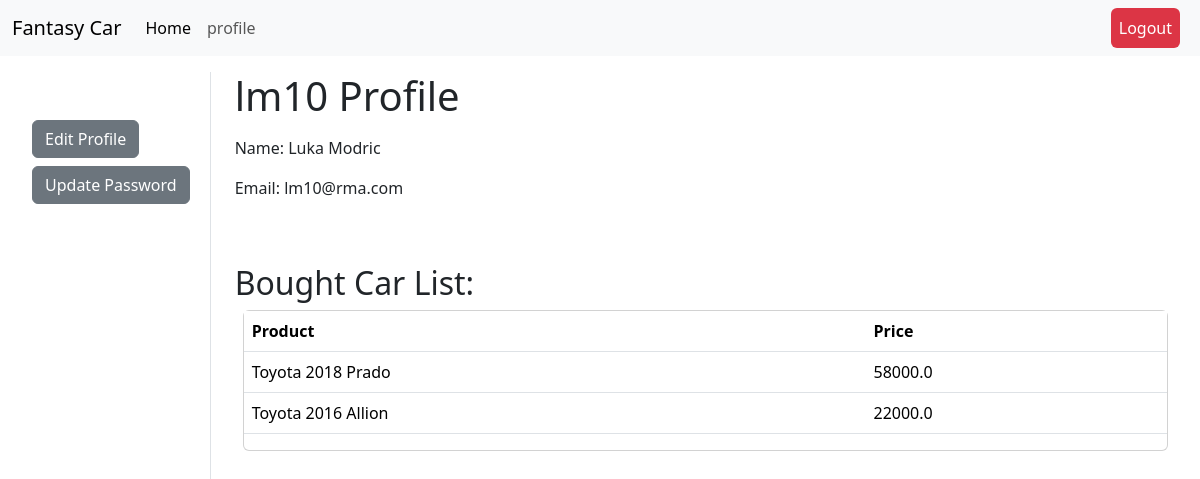
The app's page /user/profile/ (signed in) with its own data.
### purchase/models.py (models this page shows, shortened)
class Purchase(models.Model):
      user = models.ForeignKey(User, on_delete=models.CASCADE)
      product = models.ForeignKey(CarModel, on_delete = models.CASCADE)
      purchase_date = models.DateTimeField(auto_now_add = True)
      quantity = models.IntegerField(default = 1)
      total_price = models.FloatField()

### car_details/models.py (models this page shows, shortened)
class CarModel(models.Model):
      brand = models.ForeignKey(Brand, on_delete = models.CASCADE)
      model_name = models.CharField(max_length = 30)
      model_year = models.IntegerField()
      color = models.CharField(max_length = 20, blank=True)
      car_details = models.TextField()
      price = models.FloatField()
      quantity = models.IntegerField(null = True, blank = True)
      image = models.ImageField(upload_to = car_image_upload, blank = False, null = False)
      slug = models.SlugField(max_length = 255, unique = True, null = True, blank = True)
      def __str__(self):
            return f'{self.brand} {self.model_year} {self.model_name}'

class Brand(models.Model):
      brand_name = models.CharField(max_length = 20)
      def __str__(self):
            return self.brand_name

### user/views.py (the view)
# urls.py: path('profile/', views.UserProfileDetails.as_view(), name = 'profile'),
class UserProfileDetails(DetailView):
      model = User
      template_name = 'profile.html'
      context_object_name = 'user'
      def get_object(self, queryset = None):
            return self.request.user
      def get_context_data(self, **kwargs):
            context = super().get_context_data(**kwargs)
            purchase_history = Purchase.objects.filter(user=self.request.user)
            context['purchase_history'] = purchase_history
            return context

### user/templates/profile.html (shortened to what this page needs)
{% extends 'base.html' %}
{% block body %}
<div class="d-flex p-3">
      <div class="col-2 d-flex flex-column align-items-start px-3 pt-5 pb-3 border-end" style="height: 100vh;">
            <a class="btn btn-secondary mb-2" href="{% url 'update_profile' %}">Edit Profile</a>
            <a class="btn btn-secondary mb-2" href="{% url 'update_password' %}">Update Password</a>
      </div>
      <div class="col-10 ps-4 pe-2">
            <h1 class="mb-3">{{user.username}} Profile</h1>
            {% if user.email %}
            <p>Name: {{user.first_name}} {{user.last_name}}</p>
            <p>Email: {{user.email}}</p>
            {% else %}
            <p>No data to show. Please <a href="{% url 'update_profile' %}">update information</a></p>
            {% endif %}
            <br><br>
            <h2>Bought Car List: </h2>
            <div class="card m-2">
                  {% if purchase_history %}
                  <table class="table">
                        <thead>
                          <tr>
                            <th scope="col">Product</th>
                            <th scope="col">Price</th>
                          </tr>
                        </thead>
                        <tbody>
                              {% for list in purchase_history %}
                          <tr>
                            <td>{{list.product}}</td>
                            <td>{{list.total_price}}</td>
                          </tr>
                          {% endfor %}
                        </tbody>
                      </table>
                  {% else %}
                      <h6>No purchase history available.</h6>
                  {% endif %}
              </div>
      </div>
</div>
{% endblock %}

### records on screen
Purchase: product "Toyota 2018 Prado", total_price "58000.0"
Purchase: product "Toyota 2016 Allion", total_price "22000.0"

### other values on screen
{{ user.username }} "lm10"
{{ user.first_name }} "Luka"
{{ user.last_name }} "Modric"
{{ user.email }} "lm10@rma.com"
